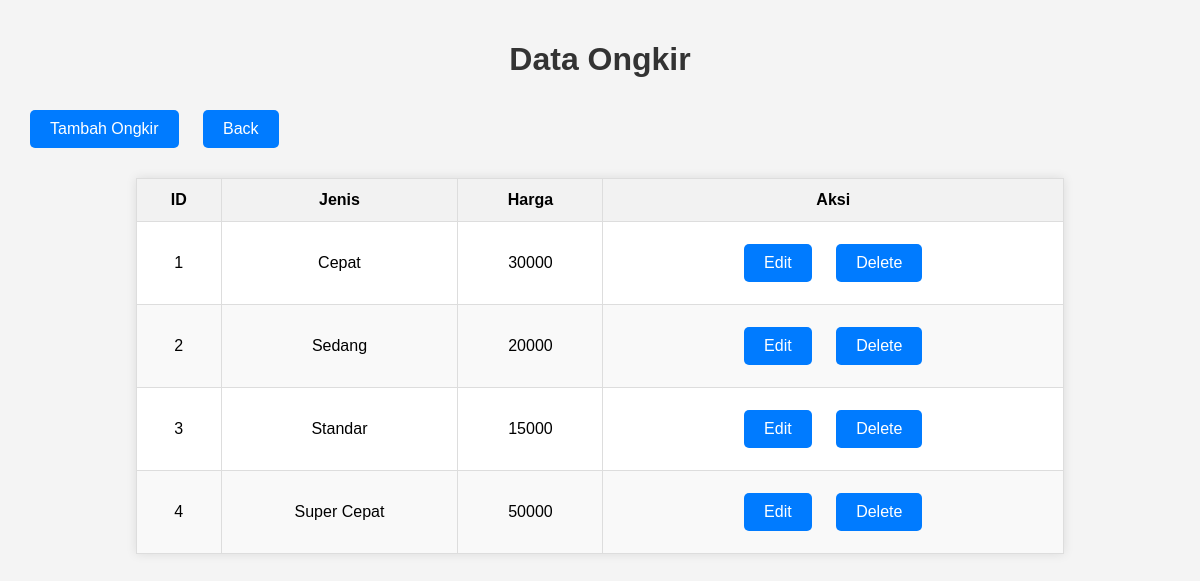
Screenshot of /ongkir/dataongkir.php with the database file from the repository.
### tables this page shows
CREATE TABLE `ongkir` (
  `id_ongkir` int(10) NOT NULL,
  `Jenis` varchar(1000) NOT NULL,
  `Harga_ongkir` varchar(1000) NOT NULL
);

### ongkir/dataongkir.php (the view, shortened to what this page needs)
<?php
$koneksi = mysqli_connect("localhost", "username", "password", "kesehatan");
$result = mysqli_query($koneksi, "SELECT * FROM ongkir");
?>
<!DOCTYPE html>
<html lang="en">
<head>
    <link rel="stylesheet" href="style.css">
</head>
<body>
    <h1>Data Ongkir</h1>
    <a href="create.php" class="button">Tambah Ongkir</a>
    <a href="../admin.php" class="button">Back</a>
    <table>
        <thead>
            <tr>
                <th>ID</th>
                <th>Jenis</th>
                <th>Harga</th>
                <th>Aksi</th>
            </tr>
        </thead>
        <tbody>
            <?php while ($row = mysqli_fetch_assoc($result)) { ?>
                <tr>
                    <td><?php echo $row['id_ongkir']; ?></td>
                    <td><?php echo $row['Jenis']; ?></td>
                    <td><?php echo $row['Harga_ongkir']; ?></td>
                    <td>
                        <a href="update.php?id=<?php echo $row['id_ongkir']; ?>" class="button">Edit</a>
                        <a href="delete.php?id=<?php echo $row['id_ongkir']; ?>" class="button" onclick="return confirm('Yakin ingin menghapus?');">Delete</a>
                    </td>
                </tr>
            <?php } ?>
        </tbody>
    </table>
</body>
</html>

### ongkir/style.css (style rules this page uses)
body { font-family: Arial, sans-serif; background-color: #f4f4f4; margin: 0; padding: 20px; }
h1 { text-align: center; color: #333; }
table { width: 80%; margin: 20px auto; border-collapse: collapse; background-color: #fff; box-shadow: 0 0 10px rgba(0, 0, 0, 0.1); }
table, th, td { border: 1px solid #ddd; }
th, td { padding: 12px; text-align: center; }
th { background-color: #f2f2f2; }
tr:nth-child(even) { background-color: #f9f9f9; }
.button { display: inline-block; padding: 10px 20px; margin: 10px; font-size: 16px; text-decoration: none; color: #fff; background-color: #007BFF; border-radius: 5px; }

### rows the page displays
ongkir: id_ongkir "1", Jenis "Cepat", Harga_ongkir "30000"
ongkir: id_ongkir "2", Jenis "Sedang", Harga_ongkir "20000"
ongkir: id_ongkir "3", Jenis "Standar", Harga_ongkir "15000"
ongkir: id_ongkir "4", Jenis "Super Cepat", Harga_ongkir "50000"
